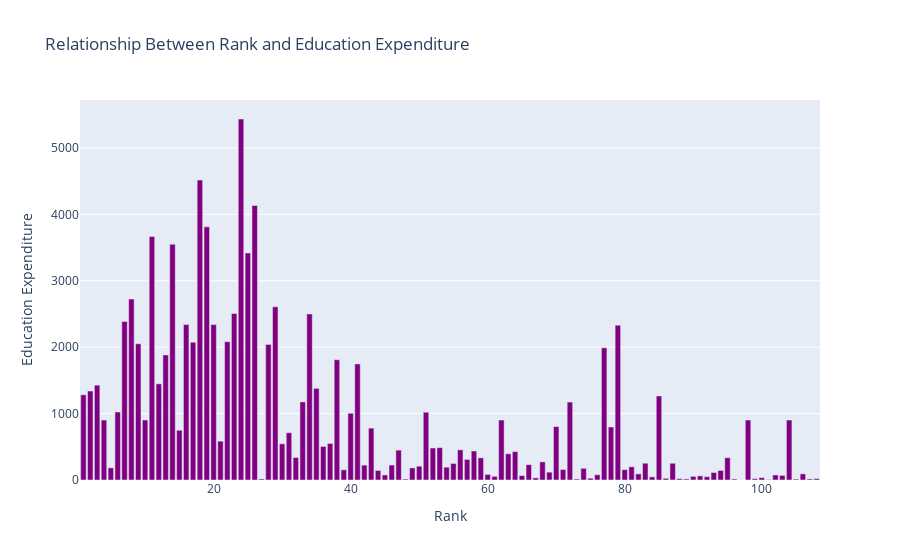

The code cell stored with this chart in its notebook:
### Code cell
fig = px.bar(IqIt_train, x="Id", y="education_expenditure", title="Relationship Between Rank and Education Expenditure",
             labels={"Id": "Rank", "education_expenditure": "Education Expenditure"})
fig.update_traces(marker=dict(color='purple'))
fig.show()

### Figure 1 — Plotly figure (JSON) as saved in the notebook; plotly's stock layout.template omitted (floating-point values rounded to 4 significant figures)
{"data": [{"alignmentgroup": "True", "hovertemplate": "Rank=%{x}<br>Education Expenditure=%{y}<extra></extra>", "legendgroup": "", "marker": {"color": "purple", "pattern": {"shape": ""}}, "name": "", "offsetgroup": "", "orientation": "v", "showlegend": false, "textposition": "auto", "type": "bar", "x": [28, 48, 103, 55, 1, 85, 91, 97, 2, 93, 98, 34, 77, 24, 42, 47, 67, 39, 51, 72, 6, 26, 38, 12, 33, 59, 25, 83, 57, 84, 37, 10, 89, 68, 11, 58, 31, 19, 80, 62, 70, 66, 43, 40, 108, 94, 92, 8, 79, 44, 102, 30, 88, 46, 45, 15, 106, 65, 71, 13, 18, 82, 22, 78, 74, 23, 54, 76, 87, 56, 27, 41, 64, 63, 7, 9, 96, 16, 99, 49, 36, 105, 50, 35, 61, 60, 32, 20, 14, 52, 53, 21, 104, 5, 95, 3, 17, 73, 81, 69, 86, 107, 100, 29, 4, 101, 75, 90], "xaxis": "x", "y": [2042, 14, 69, 249, 1283, 1265, 62, 1, 1340, 113, 903.1, 2500, 1990, 5436, 224, 450, 32, 153, 1020, 1174, 1024, 4133, 1811, 1448, 1176, 334, 3419, 253, 310, 47, 550, 903.1, 16, 273, 3665, 437, 712, 3812, 156, 903.1, 805, 231, 781, 1005, 22, 144, 50, 2725, 2331, 143, 76, 545, 20, 225, 76, 749, 92, 67, 158, 1883, 4518, 92, 2083, 798, 176, 2507, 193, 79, 252, 454, 16, 1748, 427, 395, 2386, 2052, 15, 2343, 21, 182, 505, 14, 208, 1380, 55, 84, 338, 2341, 3550, 482, 487, 585, 903.1, 183, 336, 1428, 2076, 15, 199, 118, 25, 16, 36, 2608, 903.1, 7, 27, 54], "yaxis": "y"}], "layout": {"barmode": "relative", "legend": {"tracegroupgap": 0}, "title": {"text": "Relationship Between Rank and Education Expenditure"}, "xaxis": {"anchor": "y", "domain": [0, 1], "title": {"text": "Rank"}}, "yaxis": {"anchor": "x", "domain": [0, 1], "title": {"text": "Education Expenditure"}}}}
